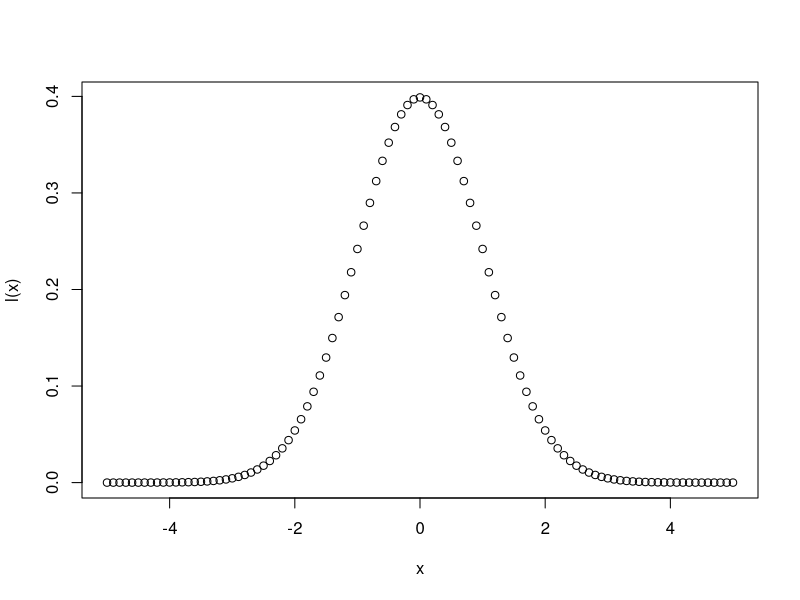
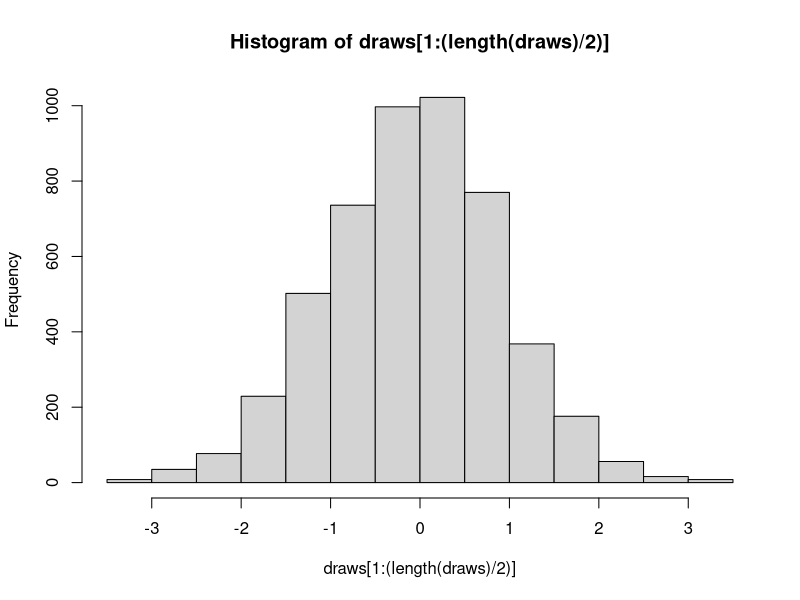
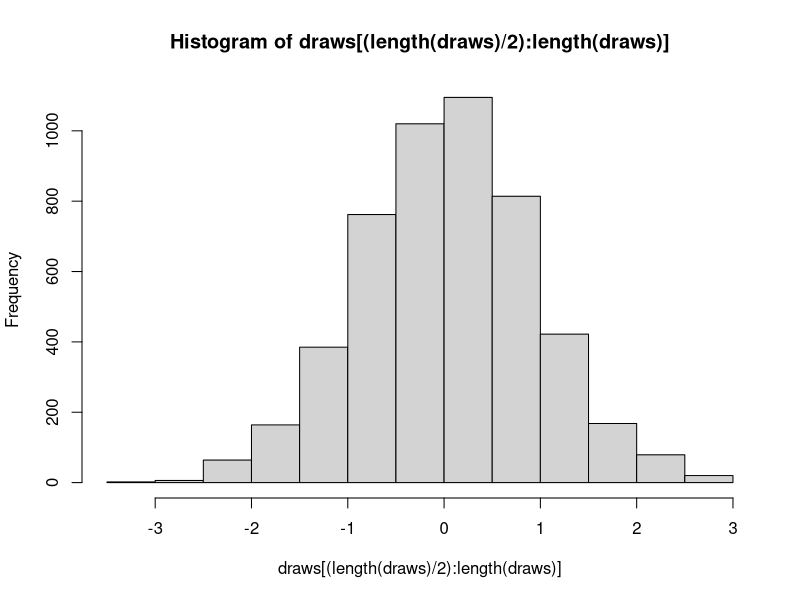
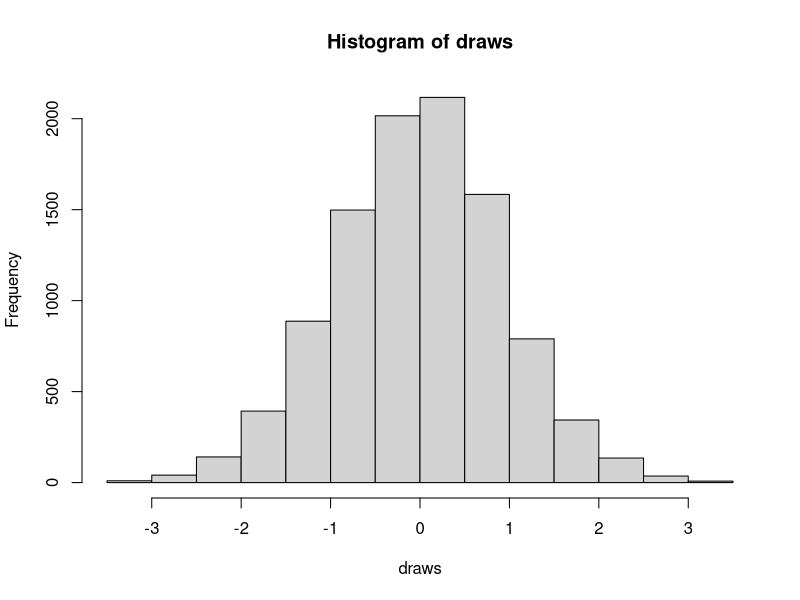
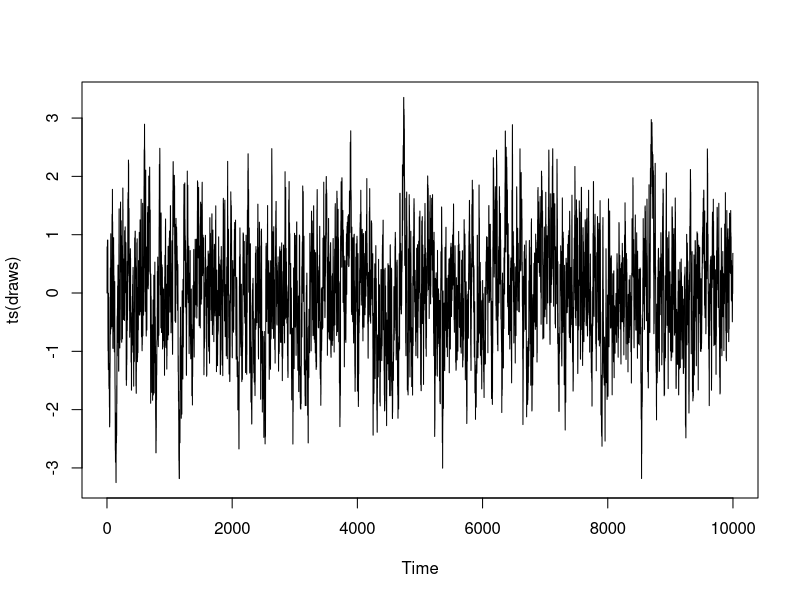
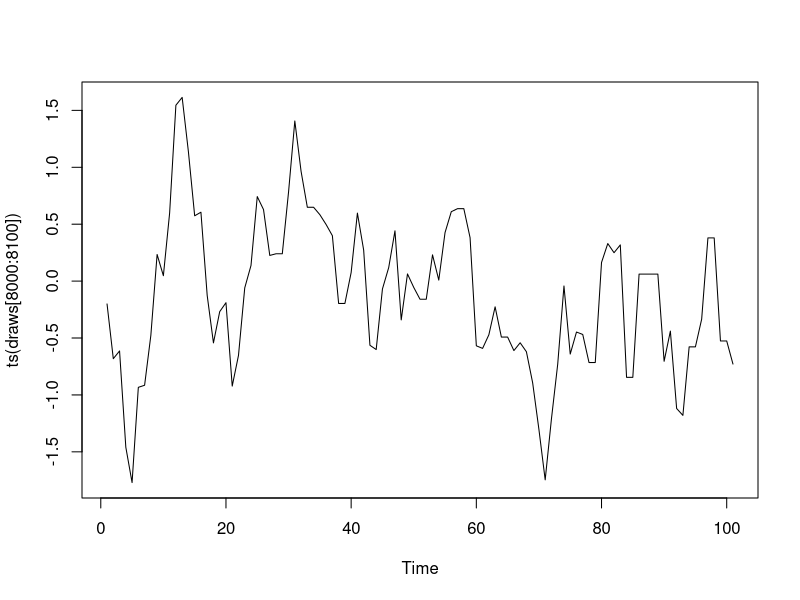
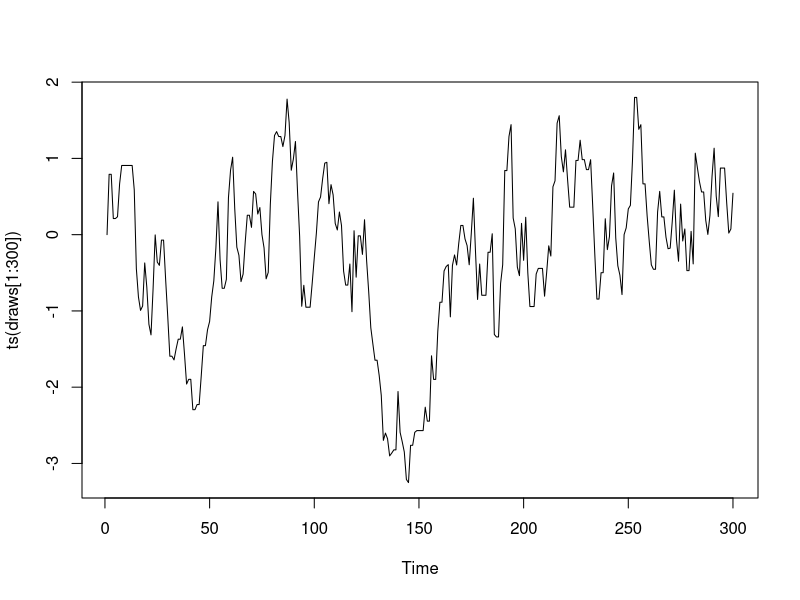
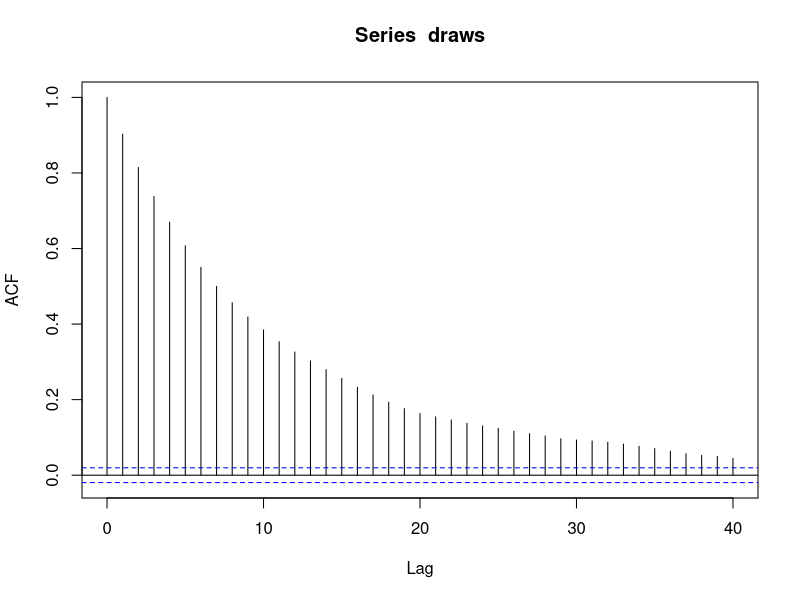

R code for these plots, in order: (Note: this script raises an error after producing the figures.)
# # MCMC

##########################
# Metropolis
##########################

# target kernel - trivial example. Want to draw from a normal

l <- function(x_i, sigma1 = 1, mu_1 = 0) 
  (1 / (sigma1 * sqrt(2 * pi))) * exp(-0.5 * ((x_i - mu_1) / sigma1)^2)

x <- seq(-5,5,.1)
plot(x, l(x))

metrop <- function(n, eps, l, intial = 0) {
  vec <- vector("numeric", n)
  x <- intial
  vec[0] <- x
  for (i in 2:n) {
    innovation   <- rnorm(1, 0, eps)
    candidate    <- x + innovation
    accept_ratio <- l(candidate) / l(x)
    u <- runif(1, 0, 1)
    if(accept_ratio > u) x <- candidate
    vec[i] <- x
  }
  vec
}

draws <- metrop(10000, 0.5, l)
hist(draws[1:(length(draws) / 2)])
hist(draws[(length(draws) / 2):length(draws)])
hist(draws)
plot(ts(draws))
plot(ts(draws[8000:8100]))
plot(ts(draws[1:300]))
acf(draws)
qqnorm(draws)

##########################
# Gibbs Sampler
##########################
# we want to sample from a multimariate distribution
# situation where we can sample for p(theta1|theta2) and p(theta2|theta1)

# Algorithm:
# Start with an initial theta1 and theta2
# draw for theta1, conditional on theta2 initial value
# then draw for theta2, conditional on the value of theta1 we just had 

# Example - joint normal 
# real population:
library(MASS)
library(dplyr)
library(ggplot2)

# p = 1 - covariance across normals
# theta ~ N(c(0, 0), mat(1,1,1,1))
p <- 0.5
pop <- 
  mvrnorm(n = 100000, mu = c(0,0), Sigma = matrix(c(1, p, 1, p), 2, 2)) %>% 
  as.data.frame()
names(pop) <- c("x", "y")
ggplot(pop) + 
  geom_density_2d_filled(aes(x = x, y = y))

# From results on multivariate normal, we know that 
# theta1|theta2 ~ N(p theta2, 1-p^2)

gibbs <- function(n, initial_x){
  vec <- data.frame(x = initial_x, y = 0) %>% 
    bind_rows(data.frame(x = rep(0, n-1), y = rep(0, n-1)))
  for (i in 2:n){
    vec$x[i] <- rnorm(1, 0.5 * vec$y[i-1], 1 - 0.5^2)
    vec$y[i] <- rnorm(1, 0.5 * vec$x[i], 1 - 0.5^2)
  }
  vec
}
draws <- gibbs(10000, 1, 1)
ggplot(draws) + 
  geom_density_2d_filled(aes(x = x, y = y))





